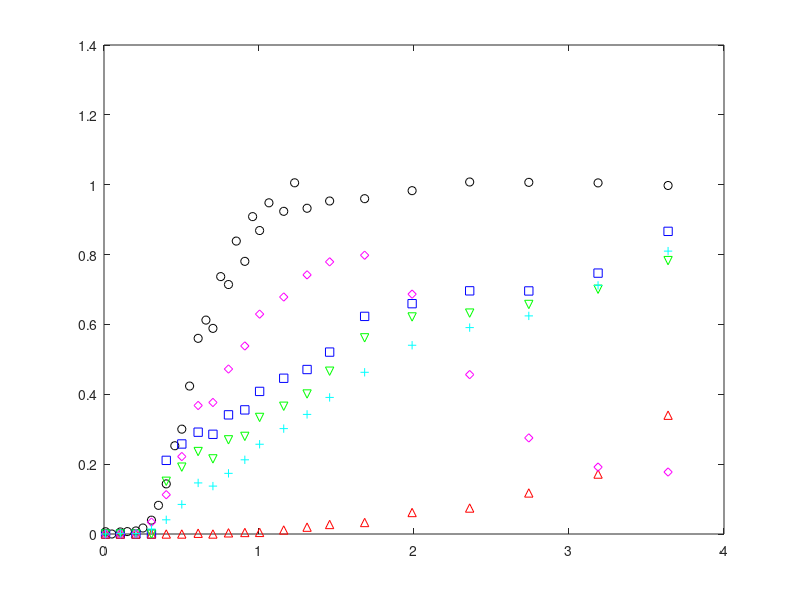

Source code (MATLAB): (Note: this script raises an error after producing the figure.)
clear

%first-type BC;
%kinetic model;
%see Van Genuchten pg. 16 and 28:



%data = csvread('ObjC_1_gas.csv',1,0);
data = csvread('Obj2b_part2_gas.csv',1,0);
data_time = data(:,1).*60; %time in sec
ethane = data(:,2);
helium = data(:,3);
n2o = data(:,4);
sf6 = data(:,5);
ch4 = data(:,6);



data_br = csvread('Obj2b_part2_br.csv',1,0);
%data_br = csvread('Obj1b_br.csv',1,0);
Br_time = data_br(:,1).*60
Br = data_br(:,2);

measured = n2o; %define which solute you are modeling

%If Vg/Vw = .01, then
%R_He = 2
%R_SF6 = 2.5
%R_ethane = 1.2
%R_N2O = 1.015

%time units are in seconds;
%length units are in m;

C_o = 1; %dimensionless
t = 0:100:50000;   %default delta t is 25
D = 1.005e-06; 


%2.69e-6, dispersion coefficients, m2/s, default 5e-7; determined from bromide only.
    %%%%%%3.1e-6 for bromide
v_m = 3.8375e-5;  

%velocity, 7.09e-5,  m/s, default 1e-4 m/s
    %%%%%%%3e-5 for bromide
    %try 1.19e-4 to 1.43e-4, expected values based on reactor geometry +
    %porosity
L = .3;
theta_m = 0.586; %mobile phase volume (dynamic, macropores)
theta_im = 0.31;  %immobile phase volume (stagnant, micropores)
phi_m = theta_m/(theta_m + theta_im);  %fraction of liquid phase that is mobile

P = v_m*L/D; %Peclet number
PV = v_m.*t.*phi_m./L;     %pore volumes, tau in equations in Table 2 in Van Genuchten
data_PV_br = v_m.*Br_time.*phi_m./L;

data_PV = v_m.*data_time.*phi_m./L;

data_PV_br_plot = v_m.*Br_time.*phi_m./L;


figure(11)
clf
h1 = plot(data_PV_br_plot, Br,'ok')
hold on
h2 = plot(data_PV, ethane, 'sb')
hold on
h3 = plot(data_PV, helium, '^r')
hold on
h4 = plot(data_PV, sf6, 'vg')
hold on
h5 = plot(data_PV, n2o, 'dm')
hold on
h6 = plot(data_PV, ch4, '+c')
hold on




%fit parameters:
%R = 2;      %MUST BE > 1
%alpha = 1e-3;    %rate constant, try starting in the range 5e-4 to 5e-3

                    %1/s, 100 d^-1 from Geistlinger (2005) = 1e-3 1/s
                    %vulava has 5e-4 - 1e-3  1/s for alpha for SF6, so
                    %probably faster for Helium, N2O
                    %velocity in bioreactor on the order of .003 m/s, much slower than in Vulava, so 
                    %expect lower alpha
%for determination of R-squared:



%dimensionless parameters
%defined in Van Genuchten pg. 15, with the exception of w, beta, and R
%For w and beta, defined on pg. 28 for one-site kinetic
%non-equilibrium adsorption.  For R, comes from Fry et al. (1994) and Vulava et al. (2002): 
%R = 1 + KH*(Vg/Vw)   %use this with specific K_H values to determine Vg/Vw
%based on fit R parameter




R = 1.6; %ethane 2.7
%R = [52:1:62];
%R_m = [1.01:0.02:1.11];
R_m = 1.2;
alpha = 3e-5;  %ethane 1.3e-4
%alpha = [1.1e-6:0.1e-6:2.2e-6];

loopcnt = 0;

results_matrix = zeros(length(R)*length(alpha),5);
%column 1 of results_matrix is loopcnt
%column 2 of results_matrix is R
%column 3 of results_matrix is R_m
%column 4 of results_matrix is alpha
%column 5 of results_matrix is sum of squared residuals




for j = 1:length(R)
    
    for k = 1:length(alpha)
        
        for l = 1:length(R_m)
        
        
w = alpha(k)*L*(R(j)-1)/(v_m*theta_m);
beta = phi_m*R_m(l)/R(j);



%G term in Van Genuchten, equation SI-1 in Table 2:
G_T = .5 *  erfc( sqrt(P./(4.*beta.*R(j).*PV)).*(beta*R(j)-PV)) + .5*exp(P).*erfc( sqrt (P./(4.*beta.*R(j).*PV) ).*(beta*R(j) + PV) );
%IMPORTANT NOTE: Equation SI-1 in Table 2 has the final term as beta*R-tau.
%I think this is an error and that it should be beta*R+tau.  At the top of page 18 they note: 
%"Expressions for G(T) in Table 2 follow from those given in Table 1 by replacing T by
%tau and R by (beta*R).  In Table 1, the final term is R+T, so based on
%their statement the final term should be B*R+tau.
%This is how it is coded above, and this equation gives an effluent C
%ranging from 0 to 1, while the original equation from Van Genuchten has an
%effluent C ranging from 0 to a number much greater than 1.

%exponential term multiplied by G
term = exp(-w.*PV/(beta*R(j)));

%some figures to visualize how each of these terms are affected by
%different fit parameters:
%use these to troubleshoot problems if the model acts weird with certain
%paremeters.
%figure(5)
%plot(PV,term)
%title('Term')

integrand_vec = zeros(1,length(PV));

delta_tau = 0.001;   %tau time increment, also d_tau dummy variable
                    %default .001

for i = 2:length(PV);  %2:length(PV)
    
    tau = [0:delta_tau:PV(i)];
    
G_tau = .5 *  erfc( sqrt(P./(4.*beta.*R(j).*tau)).*(beta*R(j)-tau)) + .5*exp(P).*erfc( sqrt (P./(4.*beta.*R(j).*tau) ).*(beta*R(j) + tau) );
    
    a = w.*tau;
    b = w.*(PV(i) - tau)./( (1 - beta)*R(j) );
    
    squig = 2*sqrt(a.*b);
    
%In equation 36, the I_0 and I_1 are modified bessel functions, see
%notation on pg. 50-51
I_0 = besseli(0,squig);  %modified bessel function of the first kind, order 0
I_1 = besseli(1,squig);  %modified bessel function of the first kind, order 1
    
%H term defined by Equation 36:
H = exp(-a-b).* ( I_0/beta + (squig.*I_1)./(2.*b.*(1-beta)) );


prod = G_tau.*H;

integrand = delta_tau*trapz(prod(1:length(prod)-1));   %last element of product is NaN, since the last element of H is NaN ...
                                                    %due to division by 0
                                                    %in b term
integrand_vec(i) = integrand;


end


%first_term = G_T.*term;
%figure(14)
%plot(PV,first_term)
%title('G*exp term')

%C = G(1:length(G)-1).*term(1:length(term)-1) + (w/R).*ConvInt;   %equation 35 in van genuchten
C = G_T.*term + w/R(j) .* integrand_vec;


%find indices in PV that are closest PV to data: 
edges = [-Inf, mean([PV(2:end); PV(1:end-1)]), +Inf];
%I = discretize(data_PV_br, edges);
I = discretize(data_PV, edges);

RSS = sum((C(I) - measured').^2)


loopcnt = loopcnt + 1

     results_matrix(loopcnt,1) = loopcnt;
     results_matrix(loopcnt,2) = R(j);
     results_matrix(loopcnt,3) = R_m(l);
     results_matrix(loopcnt,4) = alpha(k);
     results_matrix(loopcnt,5) = RSS;

    end
    
    end

end






figure(111)
clf
plot(PV, C,'-')
ylim([-0.1 1.1])
xlim([0 2])
ylabel('C/C_o')
xlabel('PV')

%column 1 of results_matrix is loopcnt
%column 2 of results_matrix is R
%column 3 of results_matrix is R_m
%column 4 of results_matrix is alpha
%column 5 of results_matrix is sum of squared residuals

y = [results_matrix(:,1)'; results_matrix(:,2)'; results_matrix(:,3)'; results_matrix(:,4)'; results_matrix(:,5)']
fileID = fopen('results_matrix.txt','w');
%fprintf(fileID, 'Exponential Function\n\n');
fprintf(fileID,'%0.3f %0.3e %0.3e %0.3e %0.4f\n',y);
fclose(fileID);




y = [PV; C];
fileID = fopen('exptable.txt','w');
%fprintf(fileID, 'Exponential Function\n\n');
fprintf(fileID,'%f %f\n',y);
fclose(fileID);



%find indices in PV that are closest PV to data: 
%edges = [-Inf, mean([PV(2:end); PV(1:end-1)]), +Inf];
%I = discretize(data_PV, edges);

%edges = [-Inf, mean([Br_time(2:end); Br_time(1:end-1)]), +Inf];
%I = discretize(Br_time, edges);



%find indices in PV that are closest PV to data: 
edges = [-Inf, mean([PV(2:end); PV(1:end-1)]), +Inf];
%I = discretize(data_PV_br, edges);
I = discretize(data_PV, edges);

RSS = sum((C(I) - measured').^2)
TSS = sum((measured - mean(measured)).^2)
R2 = 1 - (RSS/TSS)



figure(11)
plot(PV, C,'-r')
ylim([-0.1 1.2])
xlim([0 4])
ylabel('C/C_o')
xlabel('PV')
text(.4, .8, sprintf('R = %0.2f', R))
text(.4, .9, sprintf('alpha = %0.2e s^{-1}', alpha))
text(.4, .7, sprintf('R^2 = %0.3f', R2))
saveas(gcf,'output.eps','epsc')
